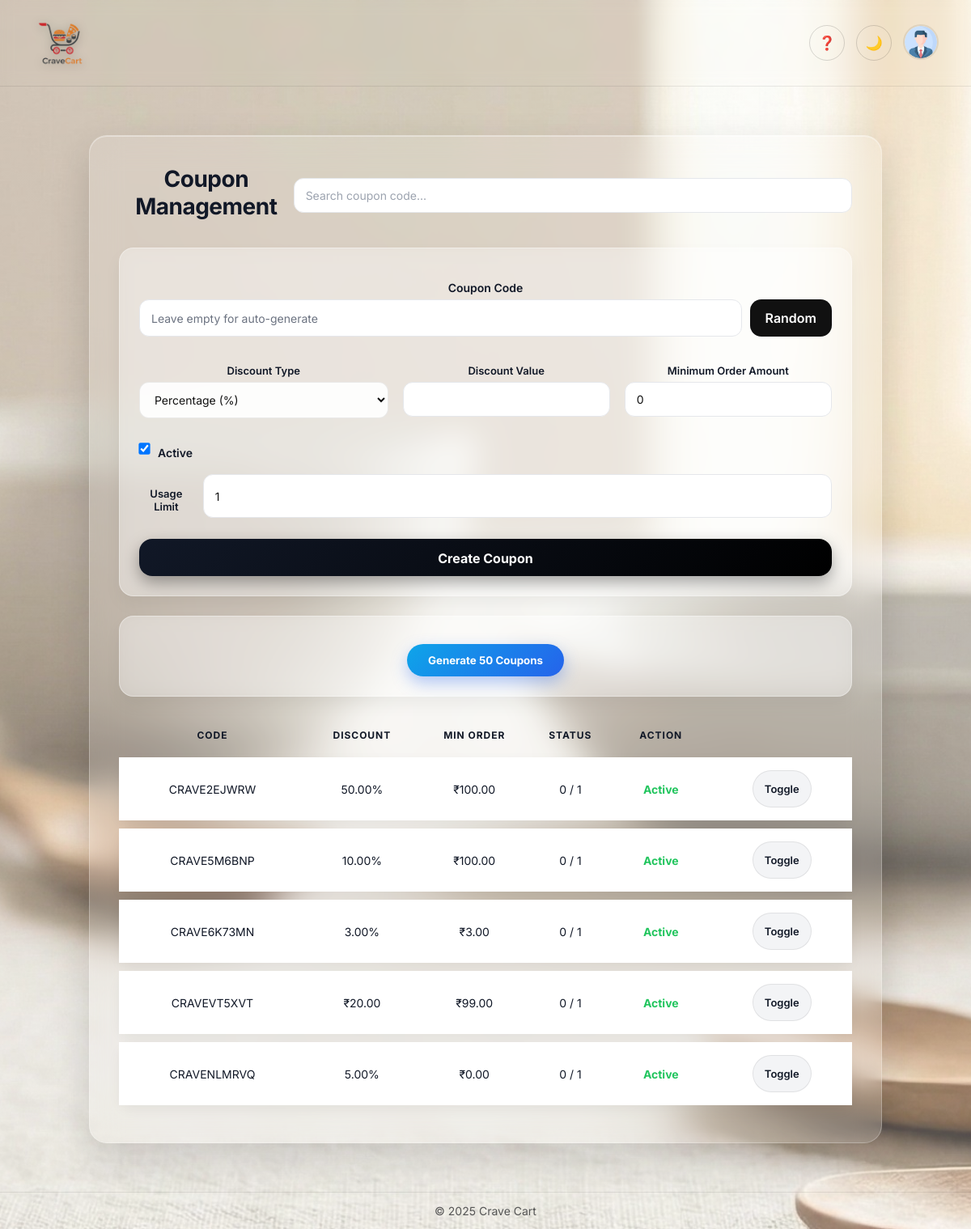
The page /admin-panel/create-coupon/ (signed in) on the database as committed earlier.
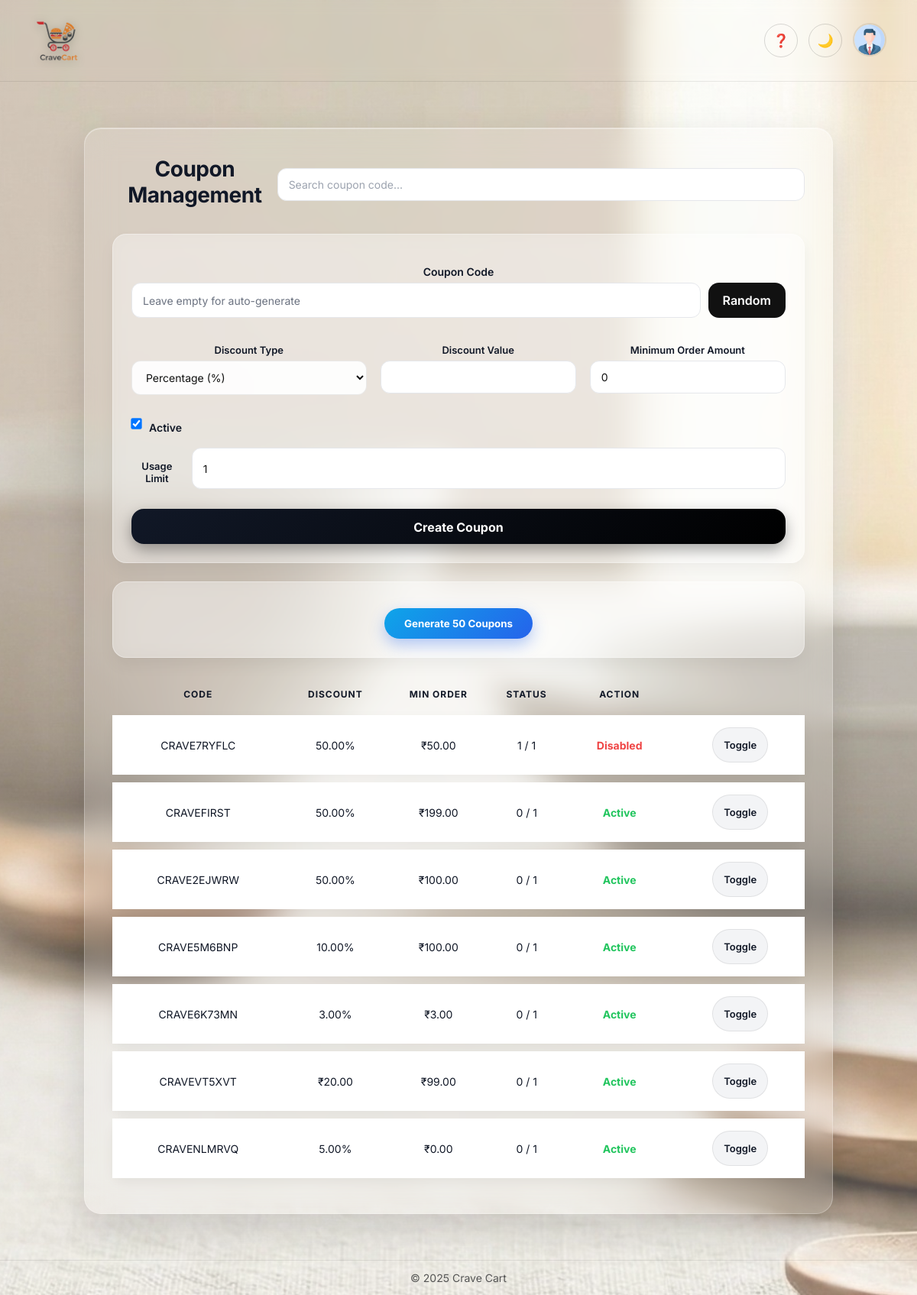
The same page on the database as committed later.
### delivery/models.py (models this page shows, shortened)
class Coupon(models.Model):
    code = models.CharField(max_length=50, unique=True)
    DISCOUNT_CHOICES = (
        ("percent", "Percentage"),
        ("flat", "Flat"),
    )
    discount_type = models.CharField(max_length=10, choices=DISCOUNT_CHOICES)
    discount_value = models.DecimalField(max_digits=10, decimal_places=2)
    min_order_amount = models.DecimalField(
        max_digits=10, decimal_places=2, default=0
    )
    is_active = models.BooleanField(default=True)
    usage_limit = models.PositiveIntegerField(default=1)
    used_count = models.PositiveIntegerField(default=0)
    created_at = models.DateTimeField(default=timezone.now)

### delivery/views.py (the view, shortened to what this page needs)
# urls.py: path("admin-panel/create-coupon/", views.create_coupon, name="create_coupon"),
def create_coupon(request):
    if request.session.get("username") != "admin":
        return redirect("signin")
    message = None
    coupons = Coupon.objects.all().order_by("-id")
    return render(request, "coupon.html", {
        "coupons": coupons,
        "message": message
    })

### delivery/context_processors.py (called while the page is built)
def cart_count_processor(request):
    cart_count = 0
    username = request.session.get("username")
    if username:
        cart = Cart.objects.filter(username=username).first()
        if cart:
            cart_count = (
                CartItem.objects
                .filter(cart=cart)
                .aggregate(total=Sum("quantity"))["total"]
                or 0
            )
    return {
        "cart_count": cart_count
    }

### delivery/templates/coupon.html (shortened to what this page needs)
{% load static %}
<!DOCTYPE html>
<html>
<head>
    <link rel="stylesheet" href="{% static 'css/custom_show_style.css' %}">
</head>
<body>
    <header class="header">
        <div class="brand">
            <a href="{% url 'home' %}" class="logo-link">
                <img src="{% static 'images/logoo.png' %}" alt="Crave Cart Logo" class="logo">
            </a>
        </div>
        <div class="header-actions">
    <button class="icon-btn" title="Help">
        ❓
    </button>
    <button class="icon-btn theme-btn" onclick="toggleTheme()" title="Toggle theme">
        <span id="themeIcon">🌙</span>
    </button>
    <div class="profile-menu">
        <button class="profile-avatar" onclick="toggleProfileMenu(event)">
            <img src="{% static 'images/profile.png' %}" alt="Profile">
        </button>
    </div>
</div>
    </header>
<div class="auth-card coupon-card">
    <div class="coupon-header">
        <h2>Coupon Management</h2>
        <input type="text" id="searchInput" class="search-box"
               placeholder="Search coupon code..." onkeyup="searchCoupon()">
    </div>
    <form method="POST" action="{% url 'create_coupon' %}">
    <label>Coupon Code</label>
    <div style="display:flex;gap:10px;">
        <input type="text" name="code" id="couponCode"
               placeholder="Leave empty for auto-generate">
        <button type="button" class="btn secondary" onclick="generateCode()">
            Random
        </button>
    </div>
    <div class="form-row">
        <div class="form-group">
            <label>Discount Type</label>
            <select name="discount_type" required>
                <option value="percent">Percentage (%)</option>
            </select>
        </div>
        <div class="form-group">
            <label>Discount Value</label>
            <input type="number" name="discount_value" required>
        </div>
        <div class="form-group">
            <label>Minimum Order Amount</label>
            <input type="number" name="min_order_amount" value="0">
        </div>
    </div>
    <div class="checkbox-row">
        <input type="checkbox" name="is_active" checked>
        <label>Active</label>
    </div>
    <div class="form-group">
        <label>Usage Limit</label>
        <input type="number" name="usage_limit" value="1" min="1" required>
    </div>
    <button type="submit" class="btn primary full-width">
        Create Coupon
    </button>
</form>
    <div style="margin-top:20px;text-align:center;">
        <form method="POST" action="{% url 'create_coupon' %}">
            <button class="bulk-btn">Generate 50 Coupons</button>
        </form>
    </div>
    <table id="couponTable">
        <thead>
            <tr>
                <th>Code</th>
                <th>Discount</th>
                <th>Min Order</th>
                <th>Status</th>
                <th>Action</th>
            </tr>
        </thead>
        <tbody>
            {% for c in coupons %}
            <tr>
    <td>{{ c.code }}</td>
    <td>
        {% if c.discount_type == "percent" %}
            {{ c.discount_value }}%
        {% else %}
            ₹{{ c.discount_value }}
        {% endif %}
    </td>
    <td>₹{{ c.min_order_amount }}</td>
    <td>
        {{ c.used_count }} / {{ c.usage_limit }}
    </td>
    <td class="status {% if c.is_active %}active{% else %}inactive{% endif %}">
        {% if c.is_active %}Active{% else %}Disabled{% endif %}
    </td>
    <td>
        <a href="{% url 'toggle_coupon' c.id %}" class="btn small secondary">
            Toggle
        </a>
    </td>
</tr>
            {% endfor %}
        </tbody>
    </table>
</div>
<footer class="footer">© 2025 Crave Cart</footer>
</body>
</html>

Rows that differ between the two databases and show on the page:
added Coupon: code "CRAVE7RYFLC", discount_value "50.00", min_order_amount "50.00", used_count "1", usage_limit "1", is_active "Disabled"
added Coupon: code "CRAVEFIRST", discount_value "50.00", min_order_amount "199.00", used_count "0", usage_limit "1", is_active "Active"
